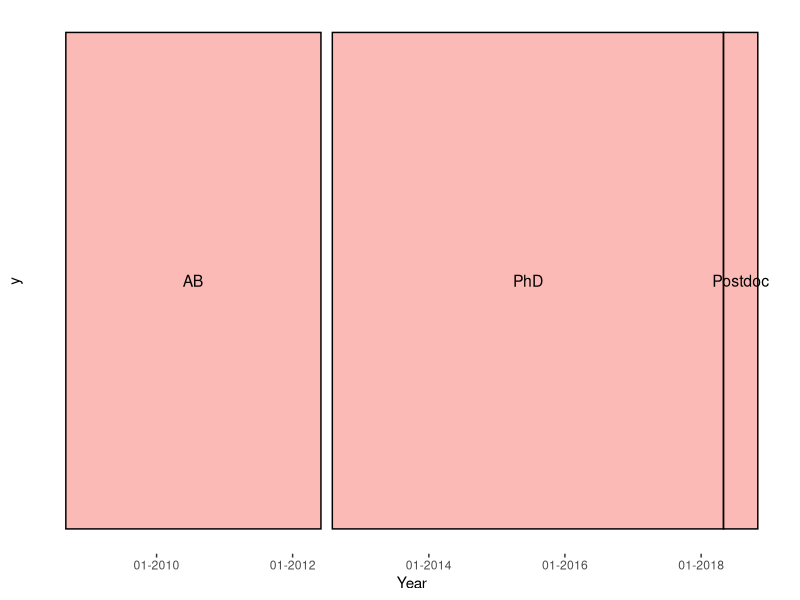

This chart was generated by the following R code:
#title: Visual Resume (Timelines)
#author: Diya Das
#Date: 2018-11-21

library(ggplot2)
library(scales)

df <- data.frame(
  x1 = (c("Sep 2008", "Aug 2012", "May 2018")),
  x2 = (c("Jun 2012", "May 2018", "Nov 2018")),
  y1 = c(0, 0, 0),
  y2 = c(1, 1, 1),
  category = c(rep("Academic Position", 3)),
  rect_labels = c("AB", "PhD", "Postdoc"))
ggplot() +
  scale_x_date(labels = date_format("%m-%Y")) +
  scale_y_continuous(name = "y") +
  geom_rect(data = df, mapping = aes(xmin = as.Date(paste(1, x1), "%d %b %Y"),
                                     xmax = as.Date(paste(1, x2), "%d %b %Y"),
                                     ymin = y1, ymax = y2, fill = category),
            color = "black", alpha = 0.5) +
  geom_text(data = df, aes(x = as.Date(paste(1, x1), "%d %b %Y") +
                             (as.Date(paste(1, x2), "%d %b %Y") -
                                as.Date(paste(1, x1), "%d %b %Y")) / 2,
                           y = y1 + (y2 - y1) / 2, label = rect_labels),
            size = 4) +
  xlab("Year") + ylab("Academic Position")  +
  theme(axis.ticks.y = element_blank(),
        axis.text.y = element_blank(),
        panel.background = element_blank(),
        legend.position = "none")
